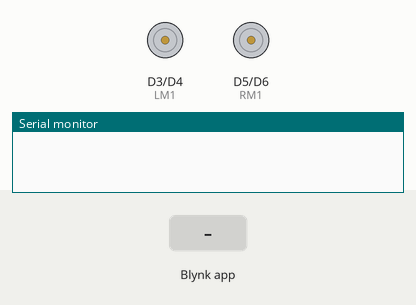
A sketch run on a simulated ESP8266 (NodeMCU). Shown: motor-driver pin pairs drawn as motors (green arrow = first pin HIGH = forward, orange = second pin HIGH = backward, longer = more drive, scaled by the enable pin), the last lines printed to the serial monitor. The inputs (shaded band) are chosen by the test bench. WiFi joins after 1.5 s; servers stay silent unless stated.

Above: at 3.0 s.
3.1 s: Blynk app writes 1 to V1
At 3.7 s:
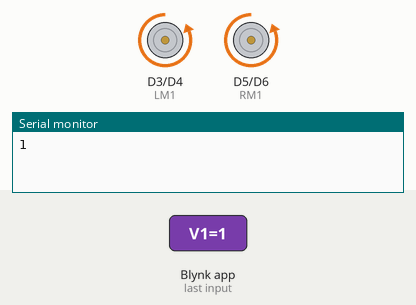
4.6 s: Blynk app writes 1 to V2
At 5.8 s:
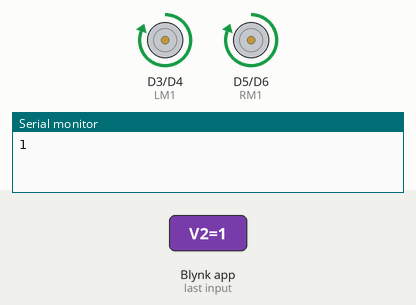
6.1 s: Blynk app writes 1 to V3
At 7.2 s:
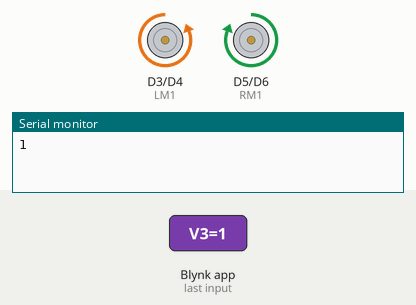
7.6 s: Blynk app writes 1 to V4
At 8.3 s:
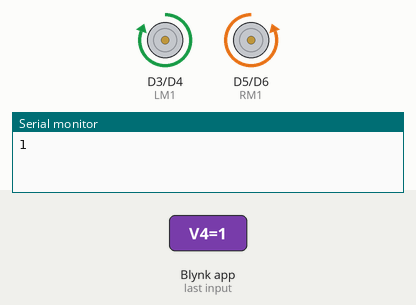
Timing chart, 0 to 10.1 s (numbered marks = the images above; inputs shaded):
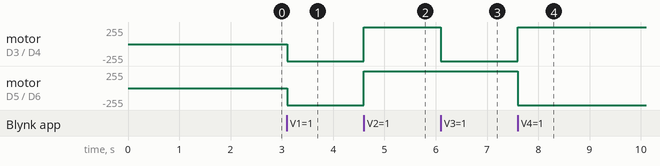

The sketch:

Final_Car_Wifi.ino
```cpp
#define BLYNK_PRINT Serial
#include <ESP8266WiFi.h>
#include <BlynkSimpleEsp8266.h>

char auth[] = "pXZlGeKQp8Eic4RgksjhKRHtyeW9q93f";
char ssid[] = "Realme C1";
char pass[] = "gkkraju28";

int LM1 = D3;
int LM2 = D4;
int RM1 = D5;
int RM2 = D6;
int speed1 = D8;
int speed2 = D9;

BLYNK_WRITE(V1){
  int FORWARD = param.asInt();
  Serial.print(FORWARD);
  if (FORWARD == 1){
    forward();
  }
}
BLYNK_WRITE(V2){
  int REVERSE = param.asInt();
  if (REVERSE == 1){
    back();
  }
}
BLYNK_WRITE(V3){
  int LEFT = param.asInt();
  if (LEFT == 1){
    left();
  }
}
BLYNK_WRITE(V4){
  int RIGHT = param.asInt();
  if (RIGHT == 1){
    right();
  }
}


void setup() {
  // put your setup code here, to run once:
  Serial.begin(9600);
  Blynk.begin(auth, ssid, pass);

  pinMode(LM1, OUTPUT);
  pinMode(LM2, OUTPUT);
  pinMode(RM1, OUTPUT);
  pinMode(RM2, OUTPUT);

  pinMode(speed1, OUTPUT);
  pinMode(speed2, OUTPUT);
  analogWrite(speed1, 714);
  analogWrite(speed2, 714);
}

void loop() {
  // put your main code here, to run repeatedly:
  Blynk.run();

}
void right(){
    digitalWrite(LM1, HIGH);
    digitalWrite(LM2, LOW);
    digitalWrite(RM1, LOW);
    digitalWrite(RM2, HIGH);
  }

  void left(){
    digitalWrite(LM1, LOW);
    digitalWrite(LM2, HIGH);
    digitalWrite(RM1, HIGH);
    digitalWrite(RM2, LOW);
  }

  void Stop(){
    digitalWrite(LM1, LOW);
    digitalWrite(LM2, LOW);
    digitalWrite(RM1, LOW);
    digitalWrite(RM2, LOW);

  }

  void forward(){
    digitalWrite(LM1, LOW);
    digitalWrite(LM2, HIGH);
    digitalWrite(RM1, LOW);
    digitalWrite(RM2, HIGH);
  }

  void back(){
    digitalWrite(LM1, HIGH);
    digitalWrite(LM2, LOW);
    digitalWrite(RM1, HIGH);
    digitalWrite(RM2, LOW);
  }
```

Measured:
- after the input at 3.1 s, motor on D3 (LM1) / D4 (LM2), motor on D5 (RM1) / D6 (RM2): stopped → backward 255/255 at once
- after the input at 4.6 s, motor on D3 (LM1) / D4 (LM2), motor on D5 (RM1) / D6 (RM2): backward 255/255 → forward 255/255 at once
- after the input at 6.1 s, motor on D3 (LM1) / D4 (LM2): forward 255/255 → backward 255/255 at once
- after the input at 7.6 s, motor on D3 (LM1) / D4 (LM2): backward 255/255 → forward 255/255 at once; motor on D5 (RM1) / D6 (RM2): forward 255/255 → backward 255/255 at once
